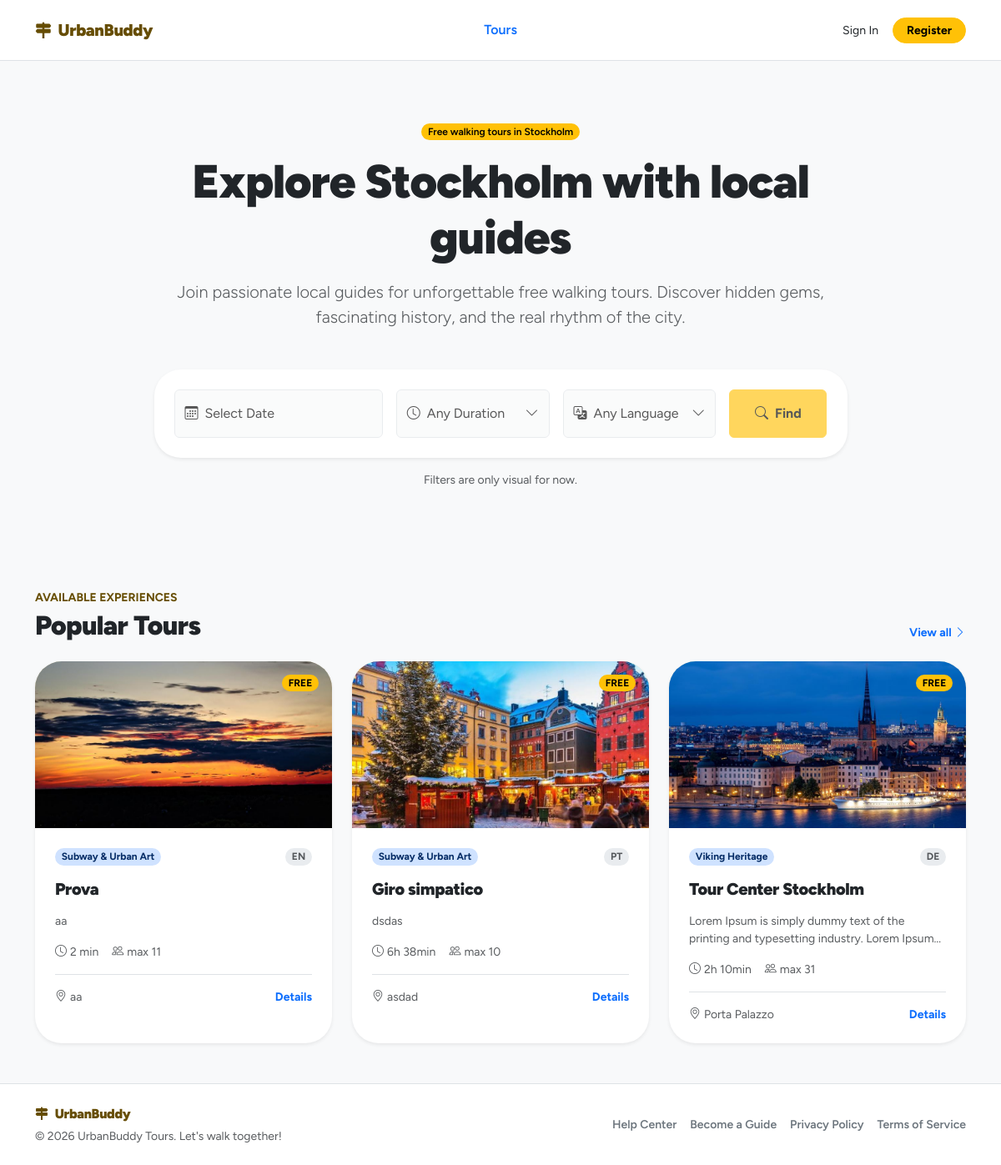
The page / on the database its author committed.
### tables this page shows
CREATE TABLE tour_photos (
    id TEXT PRIMARY KEY, -- UUID
    tour_id TEXT NOT NULL, -- FK verso UUID
    filename TEXT NOT NULL,
    created_at TEXT DEFAULT CURRENT_TIMESTAMP,
    FOREIGN KEY (tour_id) REFERENCES tours(id) ON DELETE CASCADE
);

CREATE TABLE themes (
    id INTEGER PRIMARY KEY AUTOINCREMENT, -- Manteniamo autoincrement (Tabella di dominio)
    name TEXT UNIQUE NOT NULL,
	slug TEXT UNIQUE NOT NULL,
    icon TEXT,
    created_at TEXT DEFAULT CURRENT_TIMESTAMP
);

CREATE TABLE tours (
    id TEXT PRIMARY KEY,  -- UUID
    guide_id TEXT NOT NULL, -- FK verso UUID
    theme_id INTEGER NOT NULL,
    language_id INTEGER NOT NULL,
    title TEXT NOT NULL,
    description TEXT NOT NULL,
    meeting_point TEXT NOT NULL,
    duration INTEGER NOT NULL,
    max_participants INTEGER NOT NULL,
    is_deleted INTEGER DEFAULT 0 CHECK(is_deleted IN (0, 1)),
    created_at TEXT DEFAULT CURRENT_TIMESTAMP,
    updated_at TEXT DEFAULT CURRENT_TIMESTAMP,
    FOREIGN KEY (guide_id) REFERENCES users(id) ON DELETE CASCADE,
    FOREIGN KEY (theme_id) REFERENCES themes(id) ON DELETE RESTRICT,
    FOREIGN KEY (language_id) REFERENCES languages(id) ON DELETE RESTRICT
);

### app/public/routes.py (the view)
@public_bp.route("/")
def home():
    tours = ToursDAO.list_all_tours(limit=6)
    tour_cards = []
    for tour in tours:
        tour_cards.append(build_tour_card(tour))
    return render_template(
        "home.html",
        city_name=CITY_NAME,
        tours=tour_cards,
    )

### app/core/db.py (called while the page is built)
def get_db():
    if 'conn' not in g:
        g.conn = sqlite3.connect(current_app.config["DATABASE"])
        g.conn.row_factory = sqlite3.Row
    return g.conn

### app/core/utils.py (called while the page is built, shortened)
def get_object_value(obj, attr_name, default=None):
    if obj is None:
        return default
    value = getattr(obj, attr_name, default)
    if value is None:
        return default
    return value

def get_object_name(obj, fallback="Not specified"):
    return get_object_value(obj, "name", fallback)

def parse_positive_int(value):
    try:
        number = int(value)
    except (TypeError, ValueError):
        return None
    if number <= 0:
        return None
    return number

def format_duration(minutes, fallback="Duration not specified"):
    minutes = parse_positive_int(minutes)
    if minutes is None:
        return fallback
    if minutes < 60:
        return f"{minutes} min"
    hours = minutes // 60
    remaining_minutes = minutes % 60
    if remaining_minutes == 0:
        return f"{hours}h"
    return f"{hours}h {remaining_minutes}min"

def get_language_label(language, fallback="Not specified"):
    if language is None:
        return fallback
    label = getattr(language, "label", None)
    code = getattr(language, "code", None)
    slug = getattr(language, "slug", None)
    name = getattr(language, "name", None)
    language_id = getattr(language, "id", None)
    if label:
        return str(label).upper()

def format_theme(theme, fallback="Walking Tour"):
    return get_object_name(theme, fallback)

### app/public/utils.py (called while the page is built)
def get_cover_filename(tour_id):
    photos = TourPhotosDAO.list_photos_by_tour(tour_id)
    if photos:
        return photos[0].filename
    return None

def build_tour_card(tour):
    language = LanguagesDAO.get_language_by_id(tour.language_id)
    theme = ThemesDAO.get_theme_by_id(tour.theme_id)
    return {
        "id": tour.id,
        "title": tour.title,
        "description": tour.description,
        "meeting_point": tour.meeting_point,
        "duration": format_duration(tour.duration),
        "max_participants": tour.max_participants,
        "language": get_language_label(language),
        "theme": format_theme(theme),
        "cover_filename": get_cover_filename(tour.id),
    }

### app/tours/dao.py (called while the page is built)
    @staticmethod
    def list_photos_by_tour(tour_id: str):
        db = get_db()
        rows = db.execute(
            "SELECT * FROM tour_photos WHERE tour_id = ? ORDER BY created_at DESC",
            (tour_id,)
        ).fetchall()
        return [TourPhoto.from_row(row) for row in rows]

### app/templates/home.html (shortened to what this page needs)
{% extends "base.html" %}
{% block content %}
<section class="py-5 my-lg-4 text-center">
    <div class="container">
        <div class="row justify-content-center">
            <div class="col-lg-10 col-xl-9">
                <span class="badge rounded-pill text-bg-warning fw-semibold mb-3">
                    Free walking tours in {{ city_name }}
                </span>
                <h1 class="display-4 fw-black mb-3">
                    Explore {{ city_name }} with local guides
                </h1>
                <p class="lead text-body-secondary mb-5">
                    Join passionate local guides for unforgettable free walking tours.
                    Discover hidden gems, fascinating history, and the real rhythm of the city.
                </p>
                <div class="card border-0 shadow-sm rounded-5">
                    <div class="card-body p-3 p-md-4">
                        <div class="row g-3">
                            <div class="col-md-4">
                                <button class="btn btn-light border w-100 py-3 d-flex align-items-center gap-2" type="button" disabled>
                                    <i class="bi bi-calendar3"></i>
                                    <span>Select Date</span>
                                </button>
                            </div>
                            <div class="col-md-3">
                                <button class="btn btn-light border w-100 py-3 d-flex align-items-center gap-2" type="button" disabled>
                                    <i class="bi bi-clock"></i>
                                    <span>Any Duration</span>
                                    <i class="bi bi-chevron-down ms-auto"></i>
                                </button>
                            </div>
                            <div class="col-md-3">
                                <button class="btn btn-light border w-100 py-3 d-flex align-items-center gap-2" type="button" disabled>
                                    <i class="bi bi-translate"></i>
                                    <span>Any Language</span>
                                    <i class="bi bi-chevron-down ms-auto"></i>
                                </button>
                            </div>
                            <div class="col-md-2">
                                <button class="btn btn-warning fw-bold w-100 h-100 py-3 d-inline-flex align-items-center justify-content-center gap-2" type="button" disabled>
                                    <i class="bi bi-search"></i>
                                    <span>Find</span>
                                </button>
                            </div>
                        </div>
                    </div>
                </div>
                <p class="small text-body-secondary mt-3 mb-0">
                    Filters are only visual for now.
                </p>
            </div>
        </div>
    </div>
</section>
<section class="py-5">
    <div class="container">
        <div class="d-flex align-items-end justify-content-between gap-3 mb-4">
            <div>
                <span class="small text-uppercase fw-bold text-warning-emphasis d-block mb-1">
                    Available experiences
                </span>
                <h2 class="fw-black mb-0">Popular Tours</h2>
            </div>
            <a href="#" class="small fw-bold text-decoration-none">
                View all
                <i class="bi bi-chevron-right"></i>
            </a>
        </div>
        {% if tours %}
            <div class="row g-4">
                {% for tour in tours %}
                    <div class="col-md-6 col-lg-4">
                        {% include "components/tour_card.html" %}
                    </div>
                {% endfor %}
            </div>
        {% endif %}
    </div>
</section>
{% endblock %}

### app/templates/components/tour_card.html (shortened to what this page needs)
<article class="card tour-card border-0 shadow-sm rounded-5 h-100 overflow-hidden">
    <div class="position-relative">
        <div class="ratio ratio-16x9 bg-warning-subtle">
            {% if tour.cover_filename %}
                <img
                    src="{{ url_for('static', filename='uploads/tours/' ~ tour.cover_filename) }}"
                    alt="{{ tour.title }}"
                    class="object-fit-cover"
                >
            {% else %}
                <div class="d-flex align-items-center justify-content-center fs-3 fw-black text-warning-emphasis">
                    {{ city_name|default("Stockholm") }}
                </div>
            {% endif %}
        </div>
        {% if card_variant is defined and card_variant == "dashboard" %}
            <div class="position-absolute top-0 end-0 m-3 d-flex gap-2">
                <a
                    href="{{ url_for('guide_dashboard.update_tour', tour_id=tour.id) }}"
                    class="btn btn-light btn-sm rounded-circle shadow-sm p-2 lh-1"
                    aria-label="Edit tour"
                >
                    <i class="bi bi-pencil-fill"></i>
                </a>
                <button
                    type="button"
                    class="btn btn-danger btn-sm rounded-circle shadow-sm p-2 lh-1"
                    data-bs-toggle="modal"
                    data-bs-target="#deleteTourModal-{{ tour.id }}"
                    aria-label="Delete tour"
                >
                    <i class="bi bi-trash-fill"></i>
                </button>
            </div>
        {% else %}
            <span class="badge rounded-pill text-bg-warning fw-bold position-absolute top-0 end-0 m-3">
                FREE
            </span>
        {% endif %}
    </div>
    <div class="card-body p-4">
        <div class="d-flex align-items-center justify-content-between gap-3 mb-3">
            <span class="badge rounded-pill bg-primary-subtle text-primary-emphasis">{{ tour.theme }}</span>
            <span class="badge rounded-pill bg-body-secondary text-body-secondary">{{ tour.language }}</span>
        </div>
        <h3 class="h5 fw-black mb-3">{{ tour.title }}</h3>
        {% if card_variant is defined and card_variant == "dashboard" %}
            <div class="d-flex flex-wrap gap-3 small text-body-secondary mb-3">
                <span><i class="bi bi-clock me-1"></i>{{ tour.duration }}</span>
                <span><i class="bi bi-people me-1"></i>max {{ tour.max_participants }}</span>
            </div>
            <div class="vstack gap-2 small text-body-secondary">
                <div><i class="bi bi-calendar-week me-1"></i>{{ tour.schedule }}</div>
                <div><i class="bi bi-signpost-split me-1"></i>{{ tour.stops_count }}</div>
            </div>
        {% else %}
            <p class="small text-body-secondary clamp-2 mb-3">{{ tour.description }}</p>
            <div class="d-flex flex-wrap gap-3 small text-body-secondary mb-3">
                <span><i class="bi bi-clock me-1"></i>{{ tour.duration }}</span>
                <span><i class="bi bi-people me-1"></i>max {{ tour.max_participants }}</span>
            </div>
            <div class="d-flex align-items-center justify-content-between border-top pt-3">
                <span class="small text-body-secondary text-truncate pe-3">
                    <i class="bi bi-geo-alt me-1"></i>{{ tour.meeting_point }}
                </span>
                <a href="{{ url_for('public.tour_detail', tour_id=tour.id) }}" class="small fw-bold text-decoration-none">Details</a>
            </div>
        {% endif %}
    </div>
</article>

### app/static/style.css (style rules this page uses)
:root { --bs-body-font-family: "Figtree", system-ui, -apple-system, "Segoe UI", Roboto, sans-serif; }
.fw-black { font-weight: 900; letter-spacing: -0.02em; }
.clamp-2 { display: -webkit-box; -webkit-line-clamp: 2; -webkit-box-orient: vertical; overflow: hidden; }
.tour-card { transition: transform 0.2s ease, box-shadow 0.2s ease; }

### rows shown on the page
tour_photos: filename (picture)
themes: theme "Subway & Urban Art" "Subway & Urban Art"
tours: title "Prova", description "aa", meeting_point "aa"
tour_photos: filename (picture)
tours: title "Giro simpatico", description "dsdas", meeting_point "asdad"
tour_photos: filename (picture)
themes: theme "Viking Heritage"
tours: title "Tour Center Stockholm", description "Lorem Ipsum is simply dummy text of the printing and typesetting industry. Lorem…", meeting_point "Porta Palazzo"

### other values the page prints
{{ city_name }} "Stockholm"
{{ tour.language }} "EN" "PT" "DE"
{{ tour.duration }} "2 min" "6h 38min" "2h 10min"
{{ tour.max_participants }} "11" "10" "31"
